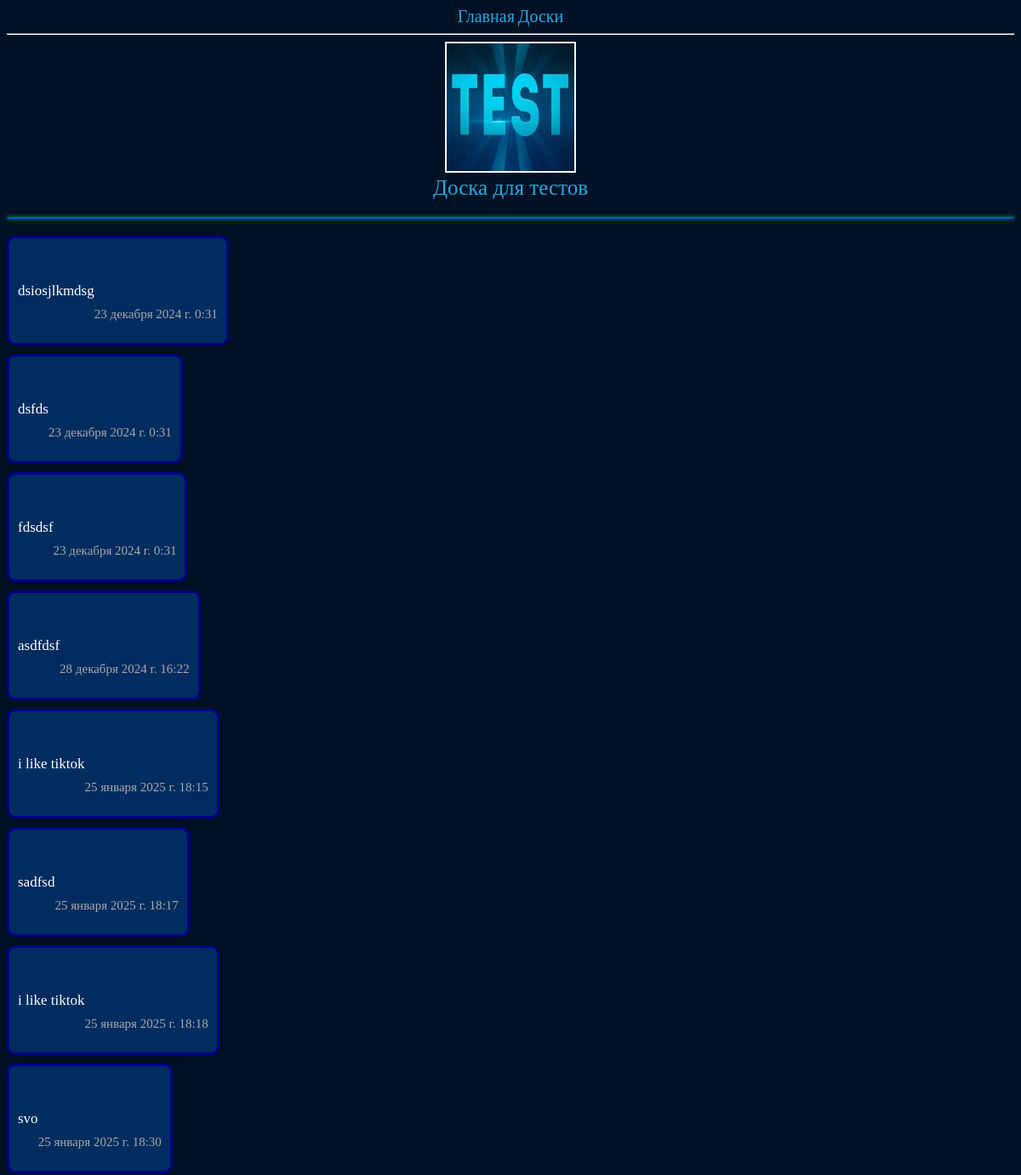
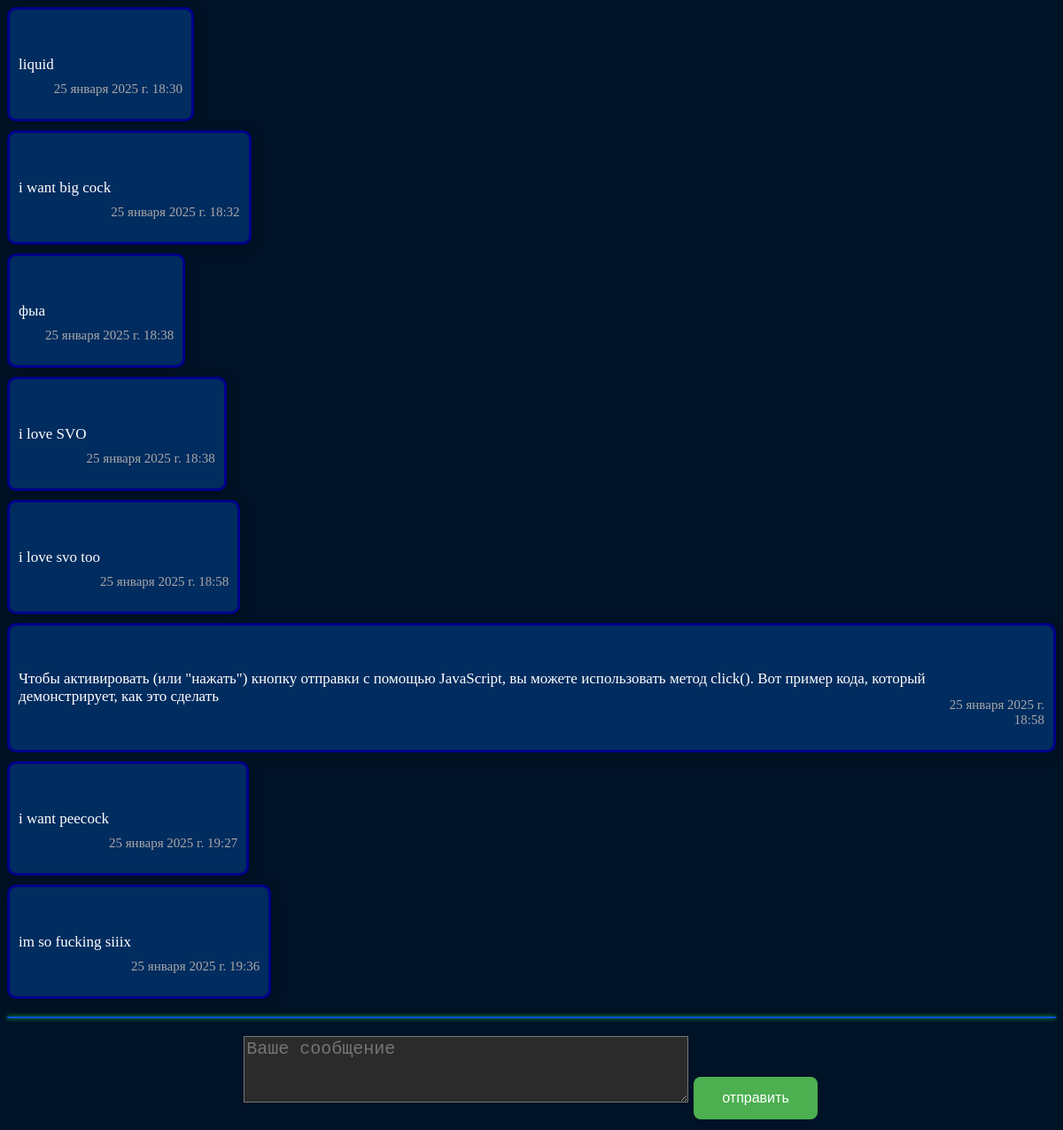
The page /boards/0137a892-8954-4484-8b78-4aba3216eea9 on the database its author committed (2 pictures, top to bottom).
### Forum/models.py (models this page shows)
class Board(models.Model):
    uuid = models.CharField(default=uuid.uuid4, blank=False, unique=True, editable=False, max_length=120)
    name = models.CharField(max_length=120)
    creation_date = models.DateField(default=datetime.date.today)
    image = models.ImageField(blank=True, upload_to="Forum/")

class Message(models.Model):
    board = models.ForeignKey(Board, on_delete=models.CASCADE)
    uuid = models.CharField(default=uuid.uuid4, blank=False, unique=True, editable=False, max_length=120)
    datetime = models.DateTimeField(default=datetime.datetime.now)
    text = models.TextField()

### Forum/views.py (the view)
# urls.py: path("boards/<str:board_uuid>", boardbyuuid),
def boardbyuuid(request, board_uuid):
    global board, messages
    if request.method == "POST":
        form = MessageForm(request.POST)
        if form.is_valid():
            Message.objects.create(board=get_object_or_404(Board, uuid=board_uuid), text=form.cleaned_data["text"]).save()
            return HttpResponseRedirect(f"/boards/{board_uuid}")
        else:
            return HttpResponse(form.errors)
    else:
        form = MessageForm()
        board = Board.objects.get(uuid=board_uuid)
        messages = Message.objects.filter(board_id=board.id)
    return render(request, "board.html", context={"form": form, "board": board, "messages": messages})

### Forum/forms.py
class MessageForm(forms.Form):
    text = forms.CharField(widget=forms.Textarea)

### templates/board.html (shortened to what this page needs)
{% extends "base.html" %}
{% load static %}
{% block style %}<link rel="stylesheet" href="{% static 'Forum/css/main.css' %}">{% endblock %}
{% block body %}
    <img id="boardimage" src="{{ board.image.url }}">
    <a id="boardname" href="/boards/info/{{ board.id }}">{{ board.name }}</a>
    <hr class="styled-hr">
    {% for m in messages %}
        <div class="contextmenu-target-element message">
        <p class="message-text">{{ m.text }} <p class="message-datetime">{{ m.datetime }}</p></p>
        </div>
        {% empty %}
        <div class="contextmenu-target-element message">
        <p>Здесь пока что ничего нет?</p>
        <p class="message-datetime">256 августа 2077г. 11:11</p>
        </div>
    {% endfor %}
<hr class="styled-hr">
    <form method="post">
    <textarea placeholder="Ваше сообщение" name="text" cols="40" rows="3" required="" id="id_text"></textarea>
    <input id="submit_btn" type="submit" value="отправить">
    </form>
{% endblock %}

### Forum/static/Forum/css/main.css (style rules this page uses)
a { font-size: 20px; color: #2AA8DE; text-decoration: none; transition: background 0.3s ease, transform 0.3s ease; }
body { align-content: center; align-items: center; text-align: center; color: white; background-color: #001226; }
.message { background: #002C5F; width: fit-content; height: fit-content; text-align: left; align-items: center; border: 3px solid darkblue; margin-bottom: 10px; padding: 10px; font-size: 17px; display: flex; flex-direction: row; border-radius: 10px; box-shadow: 0 4px 15px rgba(0, 0, 0, 0.2); transition: background 0.3s ease, transform 0.3s ease; }
.message-datetime { text-align: right; font-size: 15px; padding-top: 7vh; color: #A9A9A9; }
#id_text { background: #2b2b2b; color: white; font-size: 20px; }
#submit_btn { background-color: #4CAF50; border: none; color: white; padding: 15px 32px; text-align: center; text-decoration: none; display: inline-block; font-size: 16px; margin: 4px 2px; cursor: pointer; border-radius: 8px; transition: background-color 0.3s, transform 0.2s; }
#boardimage { border: 2px solid white; width: 150px; height: 150px }
#boardname { font-size: 25px; display: flex; align-items: center; flex-direction: column; }
.styled-hr { border: none; height: 2px; background-color: #0752ef; margin: 20px 0; border-radius: 5px; box-shadow: 0 0 5px #23d244; }

### rows shown on the page
Board: image (picture), name "Доска для тестов"
Message: text "dsiosjlkmdsg", datetime "23 декабря 2024 г. 0:31"
Message: text "dsfds", datetime "23 декабря 2024 г. 0:31"
Message: text "fdsdsf", datetime "23 декабря 2024 г. 0:31"
Message: text "asdfdsf", datetime "28 декабря 2024 г. 16:22"
Message: text "i like tiktok", datetime "25 января 2025 г. 18:15"
Message: text "sadfsd", datetime "25 января 2025 г. 18:17"
Message: text "i like tiktok", datetime "25 января 2025 г. 18:18"
Message: text "svo", datetime "25 января 2025 г. 18:30"
Message: text "liquid", datetime "25 января 2025 г. 18:30"
Message: text "i want big cock", datetime "25 января 2025 г. 18:32"
Message: text "фыа", datetime "25 января 2025 г. 18:38"
Message: text "i love SVO", datetime "25 января 2025 г. 18:38"
Message: text "i love svo too", datetime "25 января 2025 г. 18:58"
Message: text "Чтобы активировать (или \"нажать\") кнопку отправки с помощью JavaScript, вы можете использовать метод click(). Вот пример кода, который демонстрирует, как это сделать", datetime "25 января 2025 г. 18:58"
Message: text "i want peecock", datetime "25 января 2025 г. 19:27"
Message: text "im so fucking siiix", datetime "25 января 2025 г. 19:36"
